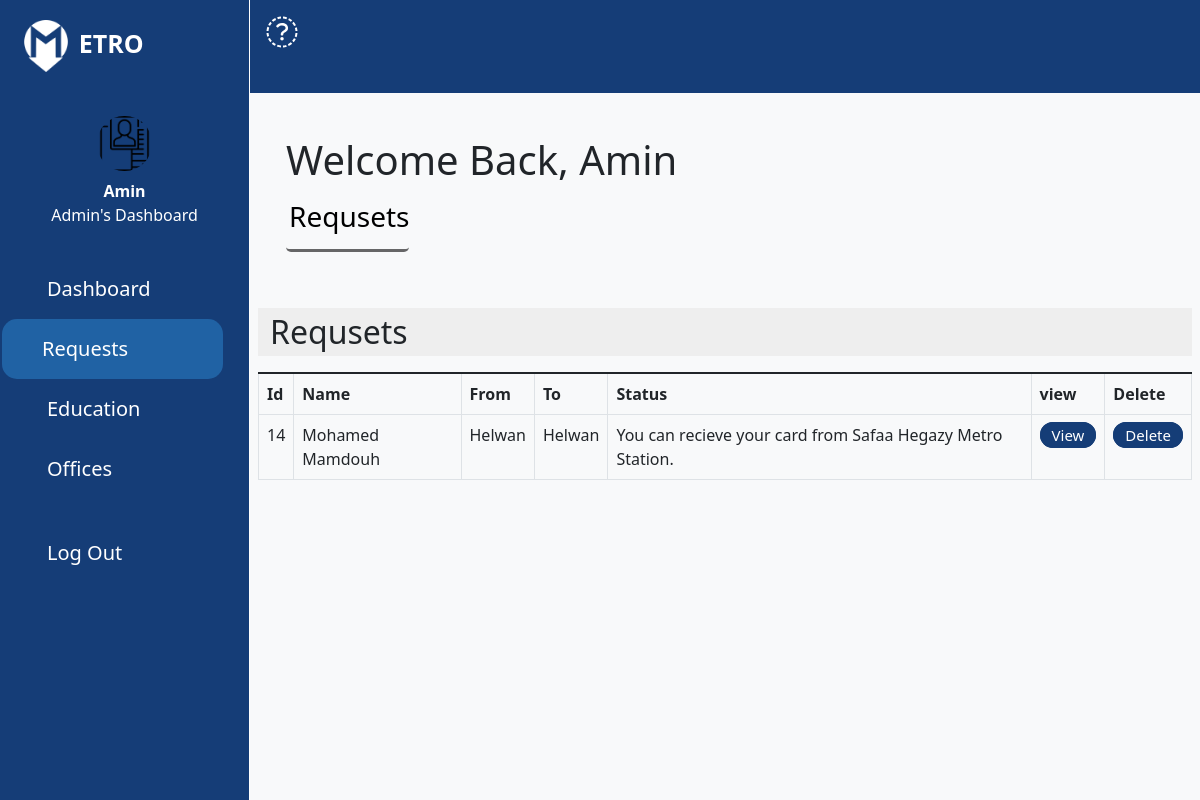
Page /assets/dashboardReq.php (signed in) on the committed database.
### tables this page shows
CREATE TABLE `reqeust` (
  `request_id` int(100) NOT NULL,
  `phone` varchar(17) NOT NULL,
  `address` varchar(100) NOT NULL,
  `edu_stage` varchar(100) NOT NULL,
  `edu_level` varchar(100) NOT NULL,
  `edu_auth` varchar(100) NOT NULL,
  `near_station` varchar(100) NOT NULL,
  `personal_img` varchar(255) NOT NULL,
  `identity_img` varchar(255) NOT NULL,
  `id_card_img` varchar(100) NOT NULL,
  `start_station` varchar(100) NOT NULL,
  `end_station` varchar(100) NOT NULL,
  `request_status` varchar(100) NOT NULL DEFAULT 'Under education authority review',
  `student_id` int(100) NOT NULL,
  `edu_id` int(100) NOT NULL,
  `metro_id` int(100) NOT NULL
);

CREATE TABLE `student` (
  `student_id` int(11) NOT NULL,
  `full_name` varchar(100) NOT NULL,
  `email` varchar(100) NOT NULL,
  `password` varchar(100) NOT NULL,
  `national_id` varchar(100) NOT NULL,
  `birthdate` varchar(100) NOT NULL,
  `gender` varchar(100) NOT NULL
);

### assets/dashboardReq.php (the view, shortened to what this page needs)
<?php
include '../config/config.php';
$admin_id = $_SESSION['admin_id'];
$sql = "SELECT * FROM `admin` WHERE id='$admin_id'";
$result = mysqli_query($conn, $sql);
$admin_arr = mysqli_fetch_assoc($result);
$stmt_1 = " SELECT * FROM `student`
            INNER JOIN `reqeust`
            ON student.student_id = reqeust.student_id";
$result_2 = mysqli_query($conn, $stmt_1);
?>
<!DOCTYPE html>
<html lang="en">
<head>
    <link rel="stylesheet" href="sassPract/css/normalize.css">
    <link rel="stylesheet" href="sassPract/css/all.min.css">
    <link rel="stylesheet" href="sassPract/css/bootstrap.min.css">
    <link rel="stylesheet" href="sassPract/css/main.css">
</head>
<body>
<div class="mainWrapper mainWrapperReq">
    <nav id="sidebar" class="sidebar toggled">
        <div class="sidebar-brand" >
            <img src="sassPract/css/img/adminIcons/istanbul-metro-logo.png" style="filter: invert();" class="w-25" alt=""> ETRO
        </div>
        <div class="sidebar-content">
            <div class="sidebar-user">
                <img src="sassPract/css/img/adminIcons/personal-information.png " class="w-25 img-fluid rounded-circle mb-2" alt="admin">
                <div class="fw-bold"><?=$admin_arr['admin_name']?></div>
                <p>Admin's Dashboard</p>
            </div>
            <ul class="sidebar-nav ">
                    <ul>
                        <li class="sidebar-item "><a class="sidebar-link text-white" href="dashboard.php">Dashboard</a></li>
                        <li class="sidebar-item dashLinkActive"><a class="sidebar-link text-white" href="#">Requests</a></li>
                        <li class="sidebar-item"><a class="sidebar-link text-white" href="dashboardEdu.php">Education</a></li>
                        <li class="sidebar-item"><a class="sidebar-link text-white"href="dashboardOffices.php">Offices</a></li>  <br>
                        <li class="sidebar-item"><form action="" method="get"><button name="logout" class="sidebar-link text-white" style="border: 0px;" >Log Out</button></form></li>
                    </ul>
            </ul>
        </div>
    </nav>
<div class="main d-flex  flex-column bg-light ">
    <div>
        <nav class="navbar navbar-expand-lg navbar-light  p-3 sticky-top">
            <a class=" d-flex me-2 sidebar-toggle">
                <i class="fa-sharp fa-solid fa-bars fa-2x " style="color: white; cursor: pointer;"></i>
            </a>
            </div>
   <div class="content d-flex mt-3 p-2">
    <div class="container-fluid">
<div class="header mt-5 mb-5
">
    <h1 class="header-title mb-3 ps-3">
        Welcome Back, <?=$admin_arr['admin_name']?>
    </h1>
   <div class="reqTypeHolder d-flex">
<h3 class="allRequsets ms-3 text-black-50 reqActive" style="cursor: pointer;">Requsets</h3>
   </div>
</div>
<div class="row d-flex ">
        <table class="table table-bordered ">
          <thead> <p class="fs-2" style="background-color: #eee;">  Requsets</p></thead>
            <tr>
              <th>Id</th>
              <th>Name</th>
              <th>From</th>
              <th>To</th>
              <th>Status</th>
              <th>view</th>
              <th>Delete</th>
            </tr>
            <?php
                while ($req_arr = mysqli_fetch_assoc($result_2)) { ?>
                    <tr>
                        <td><?=$req_arr['request_id']?></td>
                        <td><?=$req_arr['full_name']?></td>
                        <td><?=$req_arr['start_station']?></td>
                        <td><?=$req_arr['end_station']?></td>
                        <td><?=$req_arr['request_status']?></td>
                        <td><a href="view.php?id=<?= $req_arr['request_id'] ?>" style="text-decoration: none;" class="viewBtn dashBtnn rounded-pill ">View</a></td>
                        <td><a href="../handlers/cancel-metro.php?id=<?= $req_arr['request_id'] ?>" style="text-decoration: none;" class="deleteBtn dashBtnn rounded-pill ">Delete</a> </td>
                    </tr>
            <?php
                }
            ?>
          </table>
    </div>
</div>
    </div>
   </div>
        </div>
</body>
</html>

### assets/sassPract/css/main.css (style rules this page uses)
.dashBtnn { font-size: 15px; padding: 1px 10px 1px 10px; border: 2px solid #153d77; background-color: #153d77; color: white; width: -moz-fit-content !important; width: fit-content !important; cursor: pointer; font-weight: 400; }
.mainWrapper { align-items: stretch; display: flex; overflow: hidden; position: relative; width: 100%; }
.mainWrapper::before { content: " "; background-color: #153d77; height: 250px; position: absolute; left: 0; top: 0; width: 100%; }
.mainWrapperReq::before { height: 93px !important; }
.toggled { margin-left: 0 !important; }
.sidebar { margin-left: -250px; background-color: #153d77; max-width: 250px; border-right: 1px solid #fff; min-width: 250px; transition: margin-left 0.4s ease-in-out, left 0.4s ease-in-out, margin-right 0.4s ease-in-out, right 0.4s ease-in-out; z-index: 2; -webkit-transition: margin-left 0.4s ease-in-out, left 0.4s ease-in-out, margin-right 0.4s ease-in-out, right 0.4s ease-in-out; -moz-transition: margin-left 0.4s ease-in-out, left 0.4s ease-in-out, margin-right 0.4s ease-in-out, right 0.4s ease-in-out; -ms-transition: margin-left 0.4s ease-in-out, left 0.4s ease-in-out, margin-right 0.4s ease-in-out, right 0.4s ease-in-out; -o-transition: margin-left 0.4s ease-in-out, left 0.4s ease-in-out, margin-right 0.4s ease-in-out, right 0.4s ease-in-out; }
.sidebar-brand { background-color: #153d77; color: white; display: block; font-size: 25px; font-weight: bold; padding: 20px; text-decoration: none; width: 100%; }
.sidebar-content { background-color: #153d77; display: flex; flex-direction: column; height: 100%; min-height: 100%; transition: margin-left 0.4s ease-in-out, left 0.4s ease-in-out, margin-right 0.4s ease-in-out, right 0.4s ease-in-out; }
.sidebar-user { background-color: #153d77; color: #fff; padding: 1.5rem 1rem 1rem; text-align: center; }
.sidebar-nav { background-color: transparent; display: flex; justify-content: flex-start; list-style: none; margin: 0%; padding: 0; }
.sidebar-item { list-style: none !important; padding: 5px; }
.sidebar-link { background-color: transparent; color: #000000; cursor: pointer; display: block; font-size: 20px; padding: 10px; font-weight: 400; position: relative; text-decoration: none; }
.main { width: 100%; min-height: 100vh; min-width: 0; }
.dashLinkActive { background-color: #2062a4; border: none; border-radius: 15px; -webkit-border-radius: 15px; -moz-border-radius: 15px; -ms-border-radius: 15px; -o-border-radius: 15px; padding: 5px 85px 5px 30px; margin-left: -30px; }
.reqActive { padding-left: 3px; padding-bottom: 15px; border-bottom: 3px rgba(0, 0, 0, 0.5882352941) solid !important; border-radius: 5px; color: #000000 !important; }
.AppForm .AppFormRight h2, p { z-index: 1; }

### rows in the picture
reqeust: request_id "14", student.full_name "Mohamed Mamdouh", start_station "Helwan", end_station "Helwan", request_status "You can recieve your card from Safaa Hegazy Metro Station."

### other values in the picture
$admin_arr['admin_name'] "Amin"
